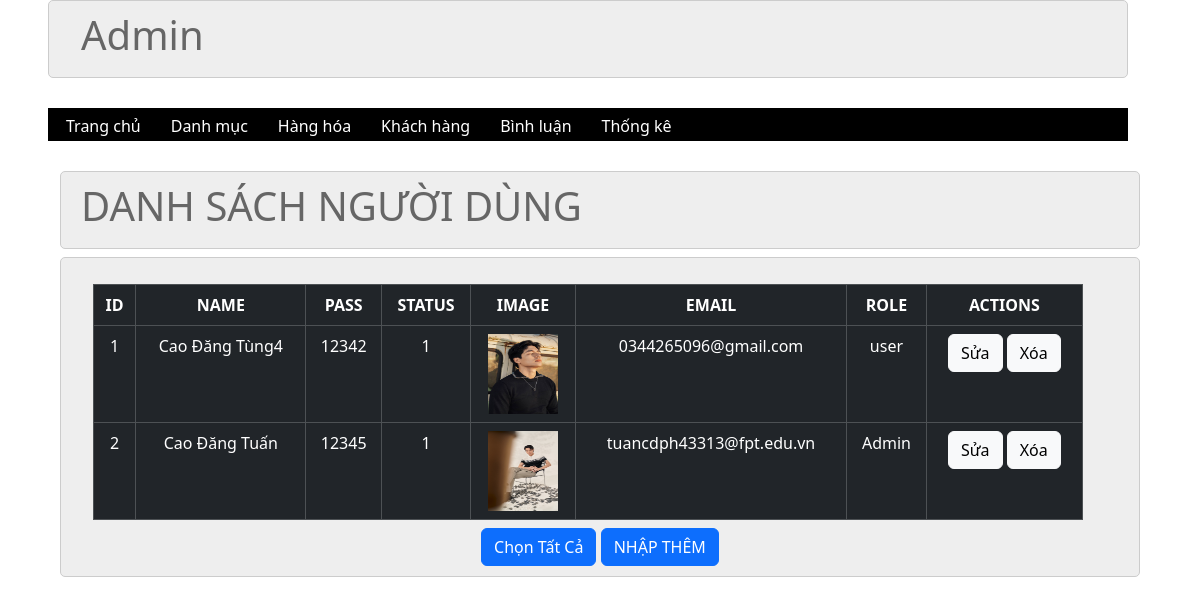
The app's page /admin/index.php?act=dskh with its own data.
### tables this page shows
CREATE TABLE `khach_hang` (
  `ma_kh` int(11) NOT NULL COMMENT 'mã đăng nhập',
  `mat_khau` varchar(50) NOT NULL COMMENT 'mật khẩu ',
  `ho_ten` varchar(50) NOT NULL COMMENT 'họ tên ',
  `kich_hoat` tinyint(1) DEFAULT 1 COMMENT 'trạng thái kích hoạt ',
  `hinh` varchar(50) DEFAULT NULL COMMENT 'hình ',
  `email` varchar(50) NOT NULL COMMENT 'email khách hàng ',
  `phone` varchar(12) DEFAULT NULL,
  `adress` varchar(30) DEFAULT NULL,
  `vai_tro` varchar(10) DEFAULT 'user' COMMENT 'vai trò '
);

### model/pdo.php (called while the page is built, shortened)
<?php
function pdo_get_connection(){
    $servername = "localhost";
    $username = "root";
    $password = "";
    try {
        $conn = new PDO("mysql:host=$servername;dbname=duan001", $username, $password);
        $conn->setAttribute(PDO::ATTR_ERRMODE, PDO::ERRMODE_EXCEPTION);
        return $conn;
    } catch(PDOException $e) {
        echo "Connection failed: " . $e->getMessage();
    }
}
function pdo_query($sql){
    $sql_args=array_slice(func_get_args(),1);
    try{
        $conn=pdo_get_connection();
        $stmt=$conn->prepare($sql);
        $stmt->execute($sql_args);
        $rows=$stmt->fetchAll();
        return $rows;
    }
    catch(PDOException $e){
        throw $e;
    }
    finally{
        unset($conn);
    }
}
?>

### model/select.php (called while the page is built, shortened)
<?php
function load_users() {
    $sql = "SELECT * FROM khach_hang order by ma_kh desc";
    $list_users = pdo_query($sql);
    return $list_users;
}
?>

### admin/account/list.php (the view)
<div class="row2">
    <div class="row2 font_title">
        <h1>DANH SÁCH NGƯỜI DÙNG</h1>
    </div>
    <div class="row2 font_title mt-2">
        <div class="form mt-3">
            <section class="intro">
                <div class="gradient-custom-2 h-100">
                    <div class="mask d-flex align-items-center h-100">
                        <div class="container">
                            <div class="row justify-content-center">
                                <div class="col-12">
                                    <div class="table-responsive">
                                        <table class="table table-dark table-bordered mb-0">
                                            <thead>
                                                <tr class="text-center">
                                                    <th scope="col">ID</th>
                                                    <th scope="col">NAME</th>
                                                    <th scope="col">PASS</th>
                                                    <th scope="col">STATUS</th>
                                                    <th scope="col">IMAGE</th>
                                                    <th scope="col">EMAIL</th>
                                                    <th scope="col">ROLE</th>
                                                    <th scope="col">ACTIONS</th>
                                                </tr>
                                            </thead>
                                            <tbody>
                                                <?php
                                                foreach ($list_users as $key => $user) :
                                                ?>
                                                    <tr class="text-center">
                                                        <td scope="row"><?php echo $key + 1 ?></td>
                                                        <td><?php echo $user['ho_ten'] ?></td>
                                                        <td><?php echo $user['mat_khau'] ?></td>
                                                        <td><?php echo $user['kich_hoat'] ?></td>
                                                        <td><img src="../uploadaccount/<?php echo $user['hinh'] ?>" alt="" width="70px" height="80px"></td>
                                                        <td><?php echo $user['email'] ?></td>
                                                        <td><?php echo $user['vai_tro'] ?></td>
                                                        <td>
                                                            <a href="index.php?act=suakh&id=<?php echo $user['ma_kh']; ?>"><button class="btn btn-light">Sửa</button></a>
                                                            <a href="index.php?act=xoakh&id=<?php echo $user['ma_kh']; ?>">
                                                                <button class="btn btn-light" onclick="return confirm('Do you really want to delete this product?')">Xóa</button>
                                                            </a>
                                                        </td>
                                                    </tr>
                                                <?php endforeach; ?>
                                            </tbody>
                                        </table>
                                    </div>
                                </div>
                            </div>
                        </div>
                    </div>
                </div>
            </section>
            <div class="text-center mt-2">
                <button type="button" class="btn btn-primary">Chọn Tất Cả</button>
                <a href="index.php?act=addkh"><button class="btn btn-primary" type="button">NHẬP THÊM</button></a>
            </div>
        </div>
    </div>
</div>

### css/css.css (style rules this page uses)
:root { --white-color:#fff; --black-color:#000; --text-color:#333; }
* { margin:0; padding:0; box-sizing:border-box; }
body { font-family:'Roboto', sans-serif; }
.row { display:flex; width:100%; }
.row2 { float:left; width:100%; }
.font_title { background-color:#EEE; border:1px #CCC solid; color:#666; border-radius:5px; padding:10px 20px; }

### records on screen
khach_hang: ho_ten "Cao Đăng Tùng4", mat_khau "12342", kich_hoat "1", hinh (picture), email "0344265096@gmail.com", vai_tro "user"
khach_hang: ho_ten "Cao Đăng Tuấn", mat_khau "12345", kich_hoat "1", hinh (picture), email "tuancdph43313@fpt.edu.vn", vai_tro "Admin"
